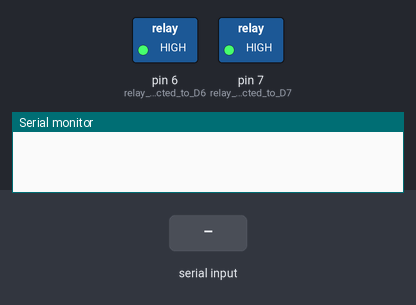
A sketch run on a simulated Arduino Uno, built with avr-gcc and run on an emulated ATmega328P. Shown: switched loads named in the sketch (green lamp = pin HIGH), the last lines printed to the serial monitor. The test bench sets the inputs (shaded band).

Above: at 1.2 s.
1.3 s: "1\n" received over Serial
At 1.7 s:
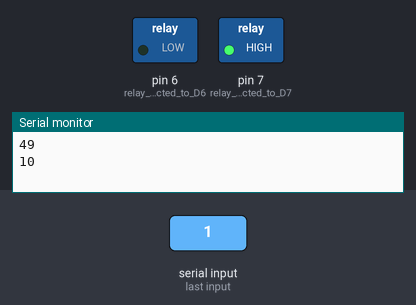
2.8 s: byte 51 ('3') received over Serial
At 4.0 s:
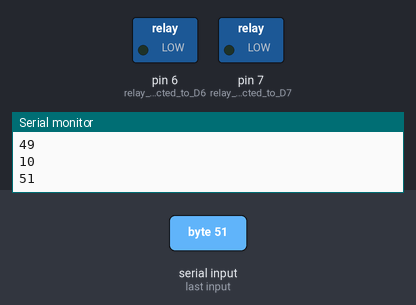
4.3 s: byte 50 ('2') received over Serial
At 5.2 s:
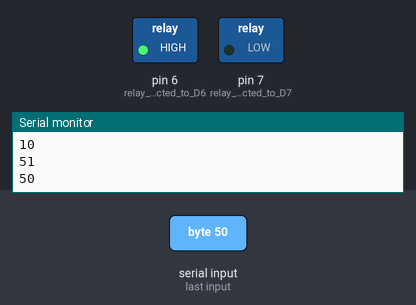
5.8 s: "4\n" received over Serial
At 6.3 s:
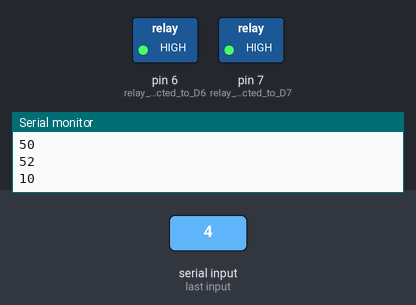
7.3 s: "3\n" received over Serial
At 8.7 s:
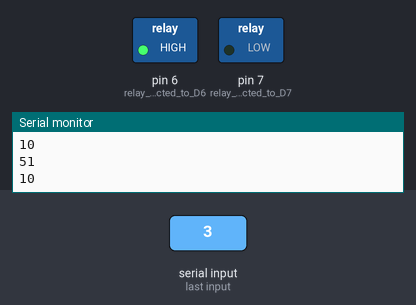
Timing chart, 0 to 9.8 s (numbered marks = the images above; inputs shaded):
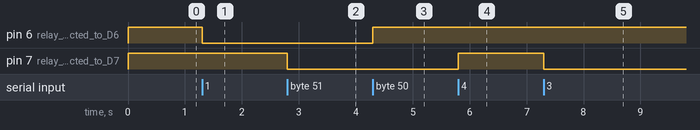

Measured:
- after the input at 1.3 s, pin 6 (relay_1_connected_to_D6): HIGH → LOW at once
- after the input at 2.8 s, pin 7 (relay_2_connected_to_D7): HIGH → LOW at once
- after the input at 4.3 s, pin 6 (relay_1_connected_to_D6): LOW → HIGH at once
- after the input at 5.8 s, pin 7 (relay_2_connected_to_D7): LOW → HIGH at once
- after the input at 7.3 s, pin 7 (relay_2_connected_to_D7): HIGH → LOW at once

The sketch:

bluetooth_relay.ino
```cpp
void setup() {
Serial.begin(9600);
pinMode(6,OUTPUT); //relay 1 connected to D6
pinMode(7,OUTPUT); //relay 2 connected to D7
digitalWrite(6,HIGH); //initially relay 1 is OFF
digitalWrite(7,HIGH); //initially relay 2 is OFF
}

void loop() {
  if(Serial.available()>0)
  {
    int data=Serial.read();
    Serial.print(data);
    Serial.print("\n");
    if(data=='1')
    {

     digitalWrite(6, LOW);//relay 1 turns ON


    }
    else if(data=='2')
    {
      digitalWrite(6, HIGH); //relay 1 turns OFF
    }
        else if(data=='3')
    {
      digitalWrite(7, LOW); //relay 2 turns ON
    }
        else if(data=='4')
    {
      digitalWrite(7, HIGH); //relay 2 turns OFF
    }
  }

}
```
